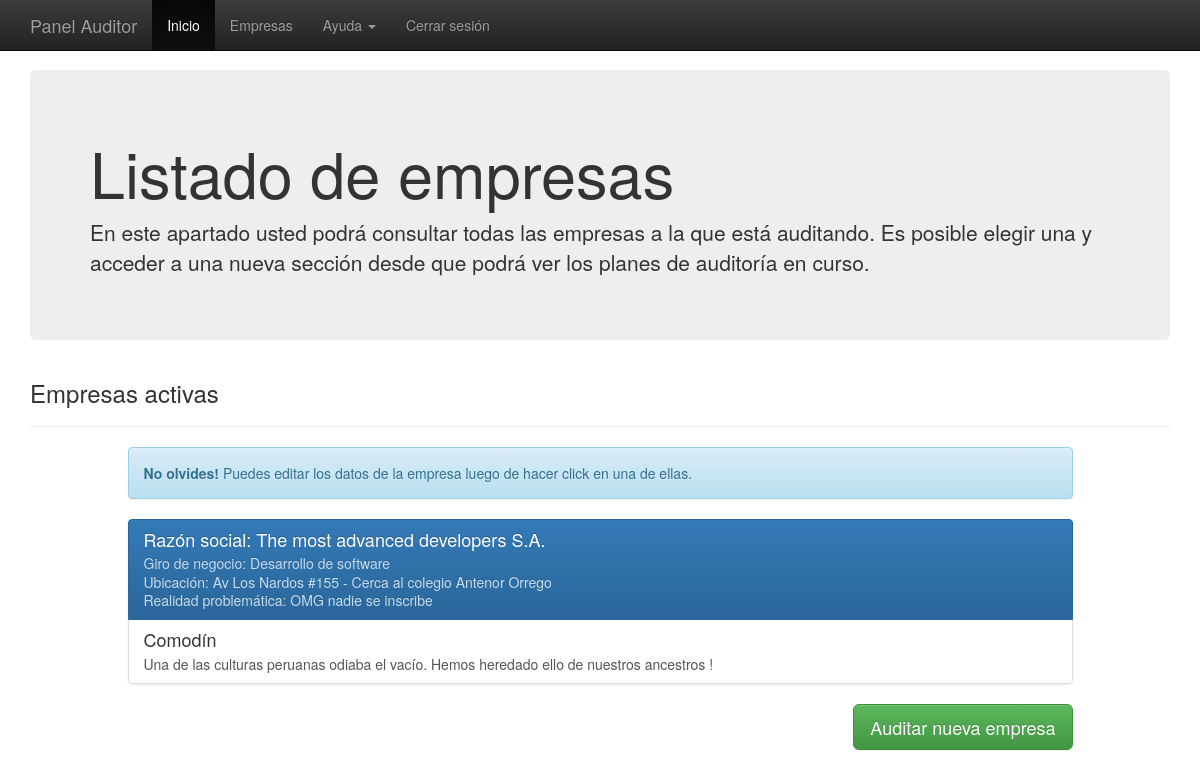
/sites/empresas.php (signed in), run on the app's committed database.
### tables this page shows
CREATE TABLE Empresa
(
	ID_Empresa int AUTO_INCREMENT PRIMARY KEY,
	razonSocial varchar(55) NOT NULL,
	giroNegocio varchar(45),
	ubicacion varchar(55),
	realidadProblematica text,	

	 
	mision text,
	vision text,
	estrategias text,

	ruta_imagen varchar(100)
);

### scripts/funciones.php (called while the page is built, shortened)
<?php
$conexion = null;
function getEmpresas()
{
	global $conexion;
	$resultSet = mysqli_query($conexion, "SELECT * FROM Empresa");
	return $resultSet->fetch_all();
}
?>

### sites/empresas.php (the view, shortened to what this page needs)
<?php
include ('../scripts/funciones.php');
$empresas = getEmpresas();
?>
<!DOCTYPE html>
<html lang="es">
  <head>
    <link rel="stylesheet" href="../css/bootstrap.min.css">
    <link rel="stylesheet" href="../css/bootstrap-theme.min.css">
    <link href="../css/theme.css" rel="stylesheet">
  </head>
  <body role="document">
    <?php require 'menu.php'; ?>
    <div class="container theme-showcase" role="main">
      <div class="jumbotron">
        <h1>Listado de empresas</h1>
        <p>En este apartado usted podrá consultar todas las empresas a la que está auditando. Es posible elegir una y acceder a una nueva sección desde que podrá ver los planes de auditoría en curso.</p>
      </div>
      <div class="page-header">
        <h3>Empresas activas</h3>
      </div>
      <div class="row">
        <div class="col-sm-offset-1 col-sm-10">
          <div class="alert alert-info" role="alert">
            <strong>No olvides!</strong> Puedes editar los datos de la empresa luego de hacer click en una de ellas.
          </div>
          <div class="list-group">
            <?php foreach($empresas as $empresa): ?>
            <a href="empresa.php?id=<?= $empresa[0] ?>" class="list-group-item active">
              <h4 class="list-group-item-heading">Razón social: <?= $empresa[1] ?></h4>
              <p class="list-group-item-text">Giro de negocio: <?= $empresa[2] ?></p>
              <p class="list-group-item-text">Ubicación: <?= $empresa[3] ?></p>
              <p class="list-group-item-text">Realidad problemática: <?= $empresa[4] ?></p>
            </a>
            <?php endforeach; ?>
            <a href="#" class="list-group-item">
              <h4 class="list-group-item-heading">Comodín</h4>
              <p class="list-group-item-text">Una de las culturas peruanas odiaba el vacío. Hemos heredado ello de nuestros ancestros !</p>
            </a>
          </div>
          <p>
            <a href="nueva-empresa.php" class="btn btn-lg btn-success pull-right">Auditar nueva empresa</a>
          </p>
        </div>
      </div>
    </div>
  </body>
</html>

### css/theme.css (style rules this page uses)
body { padding-top: 70px; padding-bottom: 30px; }

### data on the page
empresa: razonSocial "The most advanced developers S.A.", giroNegocio "Desarrollo de software", ubicacion "Av Los Nardos #155 - Cerca al colegio Antenor Orrego", realidadProblematica "OMG nadie se inscribe"
